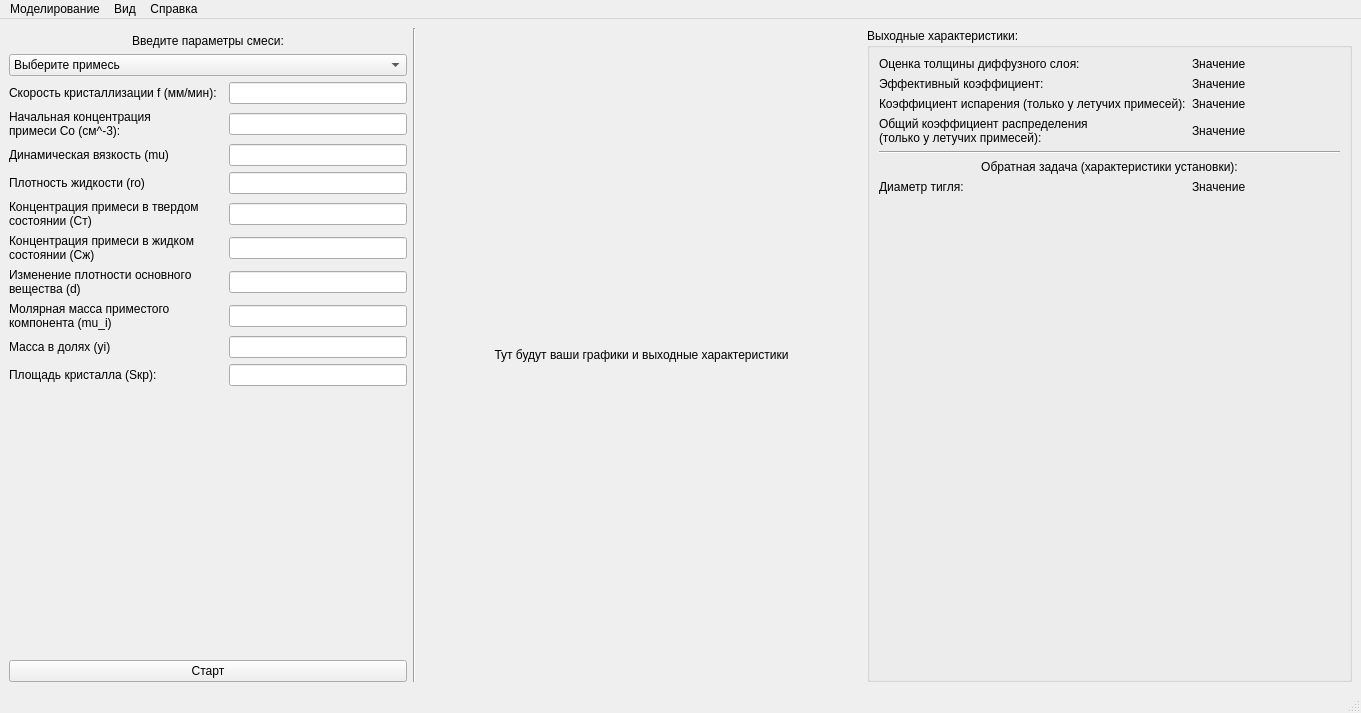
<?xml version="1.0" encoding="UTF-8"?>
<ui version="4.0">
 <class>MainWindow</class>
 <widget class="QMainWindow" name="MainWindow">
  <property name="geometry">
   <rect>
    <x>0</x>
    <y>0</y>
    <width>1361</width>
    <height>713</height>
   </rect>
  </property>
  <property name="sizePolicy">
   <sizepolicy hsizetype="Maximum" vsizetype="Maximum">
    <horstretch>0</horstretch>
    <verstretch>0</verstretch>
   </sizepolicy>
  </property>
  <property name="windowTitle">
   <string>MainWindow</string>
  </property>
  <widget class="QWidget" name="centralwidget">
   <layout class="QGridLayout" name="gridLayout">
    <item row="12" column="0">
     <widget class="QLabel" name="label_11">
      <property name="text">
       <string>Площадь кристалла (Sкр):</string>
      </property>
     </widget>
    </item>
    <item row="12" column="1">
     <widget class="QLineEdit" name="s_kr_le">
      <property name="maximumSize">
       <size>
        <width>178</width>
        <height>16777215</height>
       </size>
      </property>
     </widget>
    </item>
    <item row="10" column="1">
     <widget class="QLineEdit" name="mui_le">
      <property name="sizePolicy">
       <sizepolicy hsizetype="Expanding" vsizetype="Fixed">
        <horstretch>0</horstretch>
        <verstretch>0</verstretch>
       </sizepolicy>
      </property>
      <property name="maximumSize">
       <size>
        <width>178</width>
        <height>22</height>
       </size>
      </property>
      <property name="statusTip">
       <string>Динамическая вязкость примеси, принимает значения от 0.001 до 0.1</string>
      </property>
     </widget>
    </item>
    <item row="6" column="1">
     <widget class="QLineEdit" name="ro_le">
      <property name="sizePolicy">
       <sizepolicy hsizetype="Expanding" vsizetype="Fixed">
        <horstretch>0</horstretch>
        <verstretch>0</verstretch>
       </sizepolicy>
      </property>
      <property name="maximumSize">
       <size>
        <width>178</width>
        <height>22</height>
       </size>
      </property>
     </widget>
    </item>
    <item row="4" column="1">
     <widget class="QLineEdit" name="c0_le">
      <property name="sizePolicy">
       <sizepolicy hsizetype="Expanding" vsizetype="Fixed">
        <horstretch>0</horstretch>
        <verstretch>0</verstretch>
       </sizepolicy>
      </property>
      <property name="maximumSize">
       <size>
        <width>178</width>
        <height>22</height>
       </size>
      </property>
      <property name="statusTip">
       <string>Принимает значения от 10^10 до 10^15</string>
      </property>
     </widget>
    </item>
    <item row="7" column="0">
     <widget class="QLabel" name="label_20">
      <property name="text">
       <string>Концентрация примеси в твердом
состоянии (Cт)</string>
      </property>
     </widget>
    </item>
    <item row="5" column="0">
     <widget class="QLabel" name="label_16">
      <property name="text">
       <string>Динамическая вязкость (mu)</string>
      </property>
     </widget>
    </item>
    <item row="11" column="0">
     <widget class="QLabel" name="label_17">
      <property name="text">
       <string>Масса в долях (yi)</string>
      </property>
     </widget>
    </item>
    <item row="11" column="1">
     <widget class="QLineEdit" name="yi_le">
      <property name="sizePolicy">
       <sizepolicy hsizetype="Expanding" vsizetype="Fixed">
        <horstretch>0</horstretch>
        <verstretch>0</verstretch>
       </sizepolicy>
      </property>
      <property name="maximumSize">
       <size>
        <width>178</width>
        <height>22</height>
       </size>
      </property>
      <property name="statusTip">
       <string>Должен принимать значения от 10^(-5) до 10^(-3)</string>
      </property>
     </widget>
    </item>
    <item row="8" column="1">
     <widget class="QLineEdit" name="czh_le">
      <property name="sizePolicy">
       <sizepolicy hsizetype="Expanding" vsizetype="Fixed">
        <horstretch>0</horstretch>
        <verstretch>0</verstretch>
       </sizepolicy>
      </property>
      <property name="maximumSize">
       <size>
        <width>178</width>
        <height>22</height>
       </size>
      </property>
     </widget>
    </item>
    <item row="0" column="2" rowspan="15">
     <widget class="Line" name="line">
      <property name="orientation">
       <enum>Qt::Vertical</enum>
      </property>
     </widget>
    </item>
    <item row="8" column="0">
     <widget class="QLabel" name="label_19">
      <property name="text">
       <string>Концентрация примеси в жидком
состоянии (Cж)</string>
      </property>
     </widget>
    </item>
    <item row="4" column="0">
     <widget class="QLabel" name="label_7">
      <property name="text">
       <string>Начальная концентрация
примеси Co (cм^-3):</string>
      </property>
     </widget>
    </item>
    <item row="10" column="0">
     <widget class="QLabel" name="label_21">
      <property name="text">
       <string>Молярная масса приместого
компонента (mu_i)</string>
      </property>
     </widget>
    </item>
    <item row="9" column="0">
     <widget class="QLabel" name="label_18">
      <property name="text">
       <string>Изменение плотности основного
вещества (d)</string>
      </property>
     </widget>
    </item>
    <item row="9" column="1">
     <widget class="QLineEdit" name="d_le">
      <property name="sizePolicy">
       <sizepolicy hsizetype="Expanding" vsizetype="Fixed">
        <horstretch>0</horstretch>
        <verstretch>0</verstretch>
       </sizepolicy>
      </property>
      <property name="maximumSize">
       <size>
        <width>178</width>
        <height>22</height>
       </size>
      </property>
     </widget>
    </item>
    <item row="0" column="4" rowspan="15">
     <widget class="QGroupBox" name="output_box">
      <property name="sizePolicy">
       <sizepolicy hsizetype="Minimum" vsizetype="Preferred">
        <horstretch>0</horstretch>
        <verstretch>0</verstretch>
       </sizepolicy>
      </property>
      <property name="minimumSize">
       <size>
        <width>485</width>
        <height>0</height>
       </size>
      </property>
      <property name="maximumSize">
       <size>
        <width>485</width>
        <height>16777215</height>
       </size>
      </property>
      <property name="title">
       <string>Выходные характеристики:</string>
      </property>
      <layout class="QFormLayout" name="formLayout">
       <item row="0" column="0">
        <widget class="QLabel" name="label_3">
         <property name="sizePolicy">
          <sizepolicy hsizetype="Preferred" vsizetype="Preferred">
           <horstretch>0</horstretch>
           <verstretch>0</verstretch>
          </sizepolicy>
         </property>
         <property name="minimumSize">
          <size>
           <width>150</width>
           <height>0</height>
          </size>
         </property>
         <property name="text">
          <string>Оценка толщины диффузного слоя:</string>
         </property>
        </widget>
       </item>
       <item row="0" column="1">
        <widget class="QLabel" name="delta_mean_l">
         <property name="maximumSize">
          <size>
           <width>16777215</width>
           <height>16777215</height>
          </size>
         </property>
         <property name="text">
          <string>Значение</string>
         </property>
        </widget>
       </item>
       <item row="1" column="0">
        <widget class="QLabel" name="label_4">
         <property name="sizePolicy">
          <sizepolicy hsizetype="Preferred" vsizetype="Preferred">
           <horstretch>0</horstretch>
           <verstretch>0</verstretch>
          </sizepolicy>
         </property>
         <property name="minimumSize">
          <size>
           <width>150</width>
           <height>0</height>
          </size>
         </property>
         <property name="text">
          <string>Эффективный коэффициент:</string>
         </property>
        </widget>
       </item>
       <item row="2" column="0">
        <widget class="QLabel" name="label_8">
         <property name="sizePolicy">
          <sizepolicy hsizetype="Preferred" vsizetype="Preferred">
           <horstretch>0</horstretch>
           <verstretch>0</verstretch>
          </sizepolicy>
         </property>
         <property name="minimumSize">
          <size>
           <width>150</width>
           <height>0</height>
          </size>
         </property>
         <property name="text">
          <string>Коэффициент испарения (только у летучих примесей):</string>
         </property>
        </widget>
       </item>
       <item row="2" column="1">
        <widget class="QLabel" name="ki_mean_l">
         <property name="maximumSize">
          <size>
           <width>16777215</width>
           <height>16777215</height>
          </size>
         </property>
         <property name="text">
          <string>Значение</string>
         </property>
        </widget>
       </item>
       <item row="3" column="0">
        <widget class="QLabel" name="label_9">
         <property name="sizePolicy">
          <sizepolicy hsizetype="Preferred" vsizetype="Preferred">
           <horstretch>0</horstretch>
           <verstretch>0</verstretch>
          </sizepolicy>
         </property>
         <property name="minimumSize">
          <size>
           <width>150</width>
           <height>0</height>
          </size>
         </property>
         <property name="text">
          <string>Общий коэффициент распределения
(только у летучих примесей):</string>
         </property>
        </widget>
       </item>
       <item row="3" column="1">
        <widget class="QLabel" name="kob_l">
         <property name="maximumSize">
          <size>
           <width>16777215</width>
           <height>16777215</height>
          </size>
         </property>
         <property name="text">
          <string>Значение</string>
         </property>
        </widget>
       </item>
       <item row="4" column="0" colspan="2">
        <widget class="Line" name="line_2">
         <property name="orientation">
          <enum>Qt::Horizontal</enum>
         </property>
        </widget>
       </item>
       <item row="5" column="0" colspan="2">
        <widget class="QLabel" name="label_13">
         <property name="text">
          <string>Обратная задача (характеристики установки):</string>
         </property>
         <property name="alignment">
          <set>Qt::AlignCenter</set>
         </property>
        </widget>
       </item>
       <item row="6" column="0">
        <widget class="QLabel" name="label_14">
         <property name="sizePolicy">
          <sizepolicy hsizetype="Preferred" vsizetype="Preferred">
           <horstretch>0</horstretch>
           <verstretch>0</verstretch>
          </sizepolicy>
         </property>
         <property name="minimumSize">
          <size>
           <width>150</width>
           <height>0</height>
          </size>
         </property>
         <property name="text">
          <string>Диаметр тигля:</string>
         </property>
        </widget>
       </item>
       <item row="6" column="1">
        <widget class="QLabel" name="d_t_l">
         <property name="maximumSize">
          <size>
           <width>16777215</width>
           <height>16777215</height>
          </size>
         </property>
         <property name="text">
          <string>Значение</string>
         </property>
        </widget>
       </item>
       <item row="1" column="1">
        <widget class="QLabel" name="k_mean_l">
         <property name="maximumSize">
          <size>
           <width>16777215</width>
           <height>16777215</height>
          </size>
         </property>
         <property name="text">
          <string>Значение</string>
         </property>
        </widget>
       </item>
      </layout>
     </widget>
    </item>
    <item row="3" column="0">
     <widget class="QLabel" name="label_6">
      <property name="text">
       <string>Скорость кристаллизации f (мм/мин):</string>
      </property>
     </widget>
    </item>
    <item row="5" column="1">
     <widget class="QLineEdit" name="mu_le">
      <property name="sizePolicy">
       <sizepolicy hsizetype="Expanding" vsizetype="Fixed">
        <horstretch>0</horstretch>
        <verstretch>0</verstretch>
       </sizepolicy>
      </property>
      <property name="maximumSize">
       <size>
        <width>178</width>
        <height>22</height>
       </size>
      </property>
      <property name="toolTip">
       <string/>
      </property>
      <property name="statusTip">
       <string/>
      </property>
     </widget>
    </item>
    <item row="7" column="1">
     <widget class="QLineEdit" name="ct_le">
      <property name="sizePolicy">
       <sizepolicy hsizetype="Expanding" vsizetype="Fixed">
        <horstretch>0</horstretch>
        <verstretch>0</verstretch>
       </sizepolicy>
      </property>
      <property name="maximumSize">
       <size>
        <width>178</width>
        <height>22</height>
       </size>
      </property>
      <property name="statusTip">
       <string>Принимает значения от 10^15 до 10^17</string>
      </property>
     </widget>
    </item>
    <item row="3" column="1">
     <widget class="QLineEdit" name="f_le">
      <property name="sizePolicy">
       <sizepolicy hsizetype="Expanding" vsizetype="Fixed">
        <horstretch>0</horstretch>
        <verstretch>0</verstretch>
       </sizepolicy>
      </property>
      <property name="maximumSize">
       <size>
        <width>178</width>
        <height>22</height>
       </size>
      </property>
      <property name="statusTip">
       <string>Скорость кристаллизации, принимает значения от 0 до 15 мм/мин</string>
      </property>
     </widget>
    </item>
    <item row="14" column="0" colspan="2">
     <widget class="QPushButton" name="start_process_btn">
      <property name="sizePolicy">
       <sizepolicy hsizetype="Preferred" vsizetype="Fixed">
        <horstretch>0</horstretch>
        <verstretch>0</verstretch>
       </sizepolicy>
      </property>
      <property name="toolTip">
       <string>Начать процесс моделирования</string>
      </property>
      <property name="statusTip">
       <string>Начать процесс моделирования</string>
      </property>
      <property name="text">
       <string>Старт</string>
      </property>
     </widget>
    </item>
    <item row="1" column="0" colspan="2">
     <widget class="QLabel" name="label_2">
      <property name="text">
       <string>Введите параметры смеси:</string>
      </property>
      <property name="alignment">
       <set>Qt::AlignCenter</set>
      </property>
     </widget>
    </item>
    <item row="6" column="0">
     <widget class="QLabel" name="label_10">
      <property name="text">
       <string>Плотность жидкости (ro)</string>
      </property>
     </widget>
    </item>
    <item row="13" column="0" colspan="2">
     <spacer name="verticalSpacer_3">
      <property name="orientation">
       <enum>Qt::Vertical</enum>
      </property>
      <property name="sizeType">
       <enum>QSizePolicy::MinimumExpanding</enum>
      </property>
      <property name="sizeHint" stdset="0">
       <size>
        <width>398</width>
        <height>128</height>
       </size>
      </property>
     </spacer>
    </item>
    <item row="2" column="0" colspan="2">
     <widget class="QComboBox" name="substance_type_cb">
      <item>
       <property name="text">
        <string>Выберите примесь</string>
       </property>
      </item>
      <item>
       <property name="text">
        <string>B - Бром</string>
       </property>
      </item>
      <item>
       <property name="text">
        <string>P - Фосфор (летучая)</string>
       </property>
      </item>
      <item>
       <property name="text">
        <string>As - Мышьяк</string>
       </property>
      </item>
      <item>
       <property name="text">
        <string>Sb - Сурьма (летучая)</string>
       </property>
      </item>
     </widget>
    </item>
    <item row="0" column="3" rowspan="15">
     <widget class="QStackedWidget" name="stackedWidget">
      <property name="currentIndex">
       <number>0</number>
      </property>
      <widget class="QWidget" name="zero_page">
       <layout class="QVBoxLayout" name="verticalLayout">
        <item>
         <widget class="QLabel" name="label">
          <property name="sizePolicy">
           <sizepolicy hsizetype="Expanding" vsizetype="Expanding">
            <horstretch>0</horstretch>
            <verstretch>0</verstretch>
           </sizepolicy>
          </property>
          <property name="text">
           <string>Тут будут ваши графики и выходные характеристики</string>
          </property>
          <property name="alignment">
           <set>Qt::AlignCenter</set>
          </property>
         </widget>
        </item>
       </layout>
      </widget>
      <widget class="QWidget" name="graph_page"/>
     </widget>
    </item>
   </layout>
  </widget>
  <widget class="QMenuBar" name="menubar">
   <property name="geometry">
    <rect>
     <x>0</x>
     <y>0</y>
     <width>1361</width>
     <height>26</height>
    </rect>
   </property>
   <widget class="QMenu" name="menu">
    <property name="title">
     <string>Справка</string>
    </property>
    <addaction name="about_action"/>
    <addaction name="input_rules_action"/>
   </widget>
   <widget class="QMenu" name="menu_2">
    <property name="title">
     <string>Моделирование</string>
    </property>
    <addaction name="change_machine_setup_action"/>
   </widget>
   <widget class="QMenu" name="menu_3">
    <property name="title">
     <string>Вид</string>
    </property>
    <widget class="QMenu" name="menu_4">
     <property name="title">
      <string>Полноэкранный режим</string>
     </property>
     <addaction name="set_fullscreen"/>
     <addaction name="disable_fullscreen"/>
    </widget>
    <addaction name="menu_4"/>
   </widget>
   <addaction name="menu_2"/>
   <addaction name="menu_3"/>
   <addaction name="menu"/>
  </widget>
  <widget class="QStatusBar" name="statusbar"/>
  <action name="about_action">
   <property name="text">
    <string>О программе</string>
   </property>
  </action>
  <action name="change_machine_setup_action">
   <property name="text">
    <string>Изменение параметров установки</string>
   </property>
  </action>
  <action name="set_fullscreen">
   <property name="text">
    <string>Включить</string>
   </property>
  </action>
  <action name="disable_fullscreen">
   <property name="text">
    <string>Выключить</string>
   </property>
  </action>
  <action name="input_rules_action">
   <property name="text">
    <string>Правила ввода</string>
   </property>
  </action>
 </widget>
 <tabstops>
  <tabstop>substance_type_cb</tabstop>
  <tabstop>f_le</tabstop>
  <tabstop>c0_le</tabstop>
  <tabstop>mu_le</tabstop>
  <tabstop>ro_le</tabstop>
  <tabstop>ct_le</tabstop>
  <tabstop>czh_le</tabstop>
  <tabstop>d_le</tabstop>
  <tabstop>mui_le</tabstop>
  <tabstop>yi_le</tabstop>
  <tabstop>s_kr_le</tabstop>
  <tabstop>start_process_btn</tabstop>
 </tabstops>
 <resources/>
 <connections/>
</ui>
